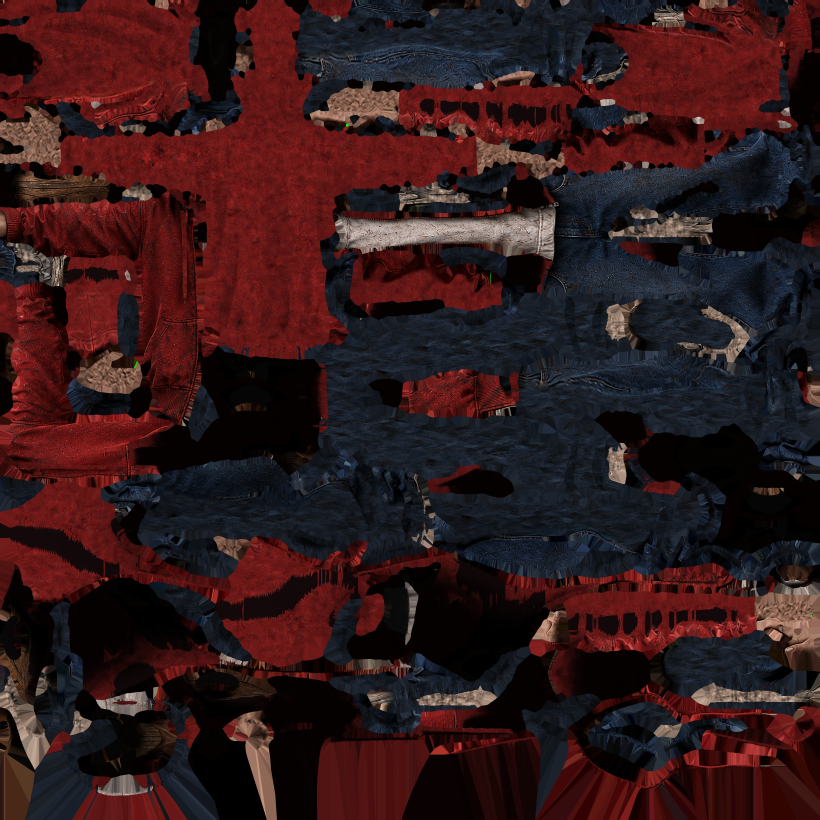
#> input picture Assets/Models/Enemy/RedHoodedHollow_BaseColor.jpg, 4096 x 4096 px (shown at 1/5 size); its folder holds only this picture in this run
$ python report.py ../../Assets/Models/Enemy/RedHoodedHollow_BaseColor.jpg ../../Assets/Resources/UI/crouch.png ../../Assets/Resources/UI/damage_arc.png
#> lines starting #> are read from the running program, lines starting #| are printed output that depends on the picture
#!/usr/bin/env python3
"""Reads the Unity project AssetRipper exported from Granny 4 End Game and writes what the remake needs.

    python3 report.py <exported unity project> <work dir> <out dir>

<out>/report.md               overview: game, APK, Unity version, scenes, lights, scripts, materials, textures
<out>/scenes/<scene>.json     every object of each scene: world position, rotation, scale, mesh, materials,
                              components, script fields (to rebuild the same layout and gameplay)
<out>/materials.json          material -> shader, textures, colour
<out>/textures/*.jpg          contact sheets of the textures (to see the style and pick real replacements)
<out>/code/                   the game's own scripts as AssetRipper exported them
<out>/main_scene.txt          name of the scene with the house (for the Blender renders)
"""
import collections
import glob
import json
import math
import os
import re
import shutil
import sys

import yaml
from PIL import Image, ImageDraw, ImageFont

sys.path.insert(0, os.path.join(os.path.dirname(os.path.abspath(__file__)), "..", "common"))
from unity_ids import dll_classes_from_rea  # noqa: E402

Loader = getattr(yaml, "CSafeLoader", yaml.SafeLoader)
HDR = re.compile(r"^--- !u!(\d+) &(-?\d+)( stripped)?[^\n]*$", re.M)
GUID = re.compile(r"guid: ([0-9a-fA-F]{32})")   # quoted before parsing: YAML would read some guids as numbers
BUILTIN_MESH = {10202: "Cube", 10206: "Cylinder", 10207: "Sphere", 10208: "Capsule", 10209: "Plane", 10210: "Quad"}
COMPONENT_NAMES = {
    20: "Camera", 23: "MeshRenderer", 33: "MeshFilter", 54: "Rigidbody", 64: "MeshCollider", 65: "BoxCollider",
    82: "AudioSource", 81: "AudioListener", 95: "Animator", 108: "Light", 111: "Animation", 114: "MonoBehaviour",
    120: "LineRenderer", 135: "SphereCollider", 136: "CapsuleCollider", 137: "SkinnedMeshRenderer",
    143: "CharacterController", 146: "WheelCollider", 153: "ConfigurableJoint", 195: "NavMeshAgent",
    198: "ParticleSystem", 199: "ParticleSystemRenderer", 205: "LODGroup", 208: "NavMeshObstacle",
    212: "SpriteRenderer", 215: "ReflectionProbe", 220: "LightProbeGroup", 222: "CanvasRenderer", 223: "Canvas",
    225: "CanvasGroup", 59: "HingeJoint", 4: "Transform", 224: "RectTransform", 58: "CircleCollider2D",
    61: "BoxCollider2D", 50: "Rigidbody2D", 102: "TextMesh", 96: "TrailRenderer", 192: "OcclusionArea",
    1183024399: "LookAtConstraint", 331: "SpriteMask", 1660057539: "SortingGroup", 210: "SortingGroup",
}
MAX_FIELD_ITEMS = 12
# Unity UI fields worth keeping: texts, images, button/toggle/slider events (the game methods they call)
UI_FIELDS = {"m_text", "m_Text", "m_OnClick", "m_OnValueChanged", "m_Sprite", "m_Color", "m_fontSize", "m_FontData",
             "m_Value", "m_MinValue", "m_MaxValue", "m_IsOn", "m_Interactable", "m_fontAsset", "m_Options",
             "m_PersistentCalls", "m_Calls"}


def log(*a):
    print("[report]", *a, flush=True)


def read_text(path):
    with open(path, encoding="utf-8", errors="replace") as f:
        return f.read()


# [21 lines left out: functions unity_docs, first_doc, not called in this run]


def guid_map(root):
    out = {}
    for dp, _dn, fn in os.walk(os.path.join(root, "Assets")):
        for f in fn:
            if not f.endswith(".meta"):
                continue
            p = os.path.join(dp, f)
            try:
                with open(p, encoding="utf-8", errors="replace") as fh:
                    for line in fh:
                        if line.startswith("guid:"):
                            out[line.split(":", 1)[1].strip()] = os.path.relpath(p[:-5], root)
                            break
            except OSError:
                pass
    return out


# [40 lines left out: functions ref_of, vec, q_mul, q_rot, q_euler, not called in this run]


def r3(v):
    return [round(a, 3) for a in v]


# [18 lines left out: function simple, not called in this run]


class Project:
    def __init__(self, root, dll_classes=None):
        self.root = root
        self.guids = guid_map(root)
        self.mat_cache = {}
        self.dll_classes = dll_classes or {}

    def path_of(self, guid):
        return self.guids.get(guid or "")

    # [209 lines left out: functions name_of, material, script_name, parse_scene, not called in this run]


def build_scenes(root):
    path = os.path.join(root, "ProjectSettings", "EditorBuildSettings.asset")
    out = []
    if os.path.exists(path):
        doc = first_doc(path)
        for s in (doc[4].get("m_Scenes") or []) if doc else []:
            out.append({"path": s.get("path"), "enabled": bool(s.get("enabled", 1))})
    return out


def player_settings(root):
    path = os.path.join(root, "ProjectSettings", "ProjectSettings.asset")
    if not os.path.exists(path):
        return {}
    doc = first_doc(path)
    b = doc[4] if doc else {}
    keys = ("productName", "companyName", "bundleVersion", "defaultScreenOrientation", "m_ActiveColorSpace",
            "AndroidMinSdkVersion", "AndroidTargetSdkVersion", "applicationIdentifier", "scriptingBackend",
            "m_StereoRenderingPath", "defaultScreenWidth", "defaultScreenHeight", "m_RenderingPath",
            "m_MobileRenderingPath", "graphicsJobs", "AndroidTargetArchitectures")
    return {k: b.get(k) for k in keys if k in b}


def contact_sheet(paths, title, out, cols=8, cell=160):
    if not paths:
        return
    try:
        font = ImageFont.load_default(size=13)
    except TypeError:
        font = ImageFont.load_default()
    rows = math.ceil(len(paths) / cols)
    sheet = Image.new("RGB", (cols * cell, rows * (cell + 30) + 34), (24, 24, 26))
    d = ImageDraw.Draw(sheet)
    d.text((8, 8), title, fill=(240, 240, 240), font=font)
    for i, (p, label) in enumerate(paths):
        x, y = (i % cols) * cell, 34 + (i // cols) * (cell + 30)
        try:
            im = Image.open(p)
            w, h = im.size
            im = im.convert("RGBA")
            im.thumbnail((cell - 8, cell - 8))
            bg = Image.new("RGBA", im.size, (90, 90, 96, 255))
            bg.alpha_composite(im)
            sheet.paste(bg.convert("RGB"), (x + 4 + (cell - 8 - im.size[0]) // 2, y + 4 + (cell - 8 - im.size[1]) // 2))
            d.text((x + 4, y + cell - 2), ("%s" % label)[:22], fill=(220, 220, 220), font=font)
            d.text((x + 4, y + cell + 12), "%dx%d" % (w, h), fill=(150, 150, 150), font=font)
        except Exception as e:  # noqa: BLE001
            d.text((x + 4, y + 60), "unreadable", fill=(255, 80, 80), font=font)
            log("thumbnail failed", p, e)
    sheet.save(out, quality=82)


def project_root(path):
    """AssetRipper writes the project into <out>/ExportedProject; accept either folder."""
    for cand in [path, os.path.join(path, "ExportedProject")] + sorted(glob.glob(os.path.join(path, "*"))):
        if os.path.isdir(os.path.join(cand, "Assets")) and os.path.isdir(os.path.join(cand, "ProjectSettings")):
            return cand
    return path


def main():
    root, work, outd = project_root(sys.argv[1]), sys.argv[2], sys.argv[3]
    log("project:", root)
    os.makedirs(os.path.join(outd, "scenes"), exist_ok=True)
    os.makedirs(os.path.join(outd, "textures"), exist_ok=True)
    dll_classes = {}
    rea_path = os.path.join(work, "rea_il2cpp.json")
    if os.path.exists(rea_path):
        try:
            with open(rea_path, encoding="utf-8") as f:
                dll_classes = dll_classes_from_rea(json.load(f))
            with open(os.path.join(outd, "dll_classes.json"), "w", encoding="utf-8") as f:
                json.dump({k: {str(i): c for i, c in v.items()} for k, v in dll_classes.items()
                           if not k.startswith(("mscorlib", "System", "Mono."))}, f, indent=0)
            log("script ids for %d assemblies" % len(dll_classes))
        except Exception as e:  # noqa: BLE001
            log("rea answer not usable:", e)
    proj = Project(root, dll_classes)
    log("assets with guids:", len(proj.guids))

    def jload(p):
        try:
            with open(p, encoding="utf-8") as f:
                return json.load(f)
        except Exception:  # noqa: BLE001
            return {}

    gj, apk = jload(os.path.join(work, "gamejolt.json")), jload(os.path.join(work, "apk_info.json"))
    version_txt = os.path.join(root, "ProjectSettings", "ProjectVersion.txt")
    unity_version = read_text(version_txt).strip() if os.path.exists(version_txt) else apk.get("unity_version")
    ps = player_settings(root)

    # inventory
    by_ext, size_by_ext = collections.Counter(), collections.Counter()
    for dp, _dn, fn in os.walk(os.path.join(root, "Assets")):
        for f in fn:
            if f.endswith(".meta"):
                continue
            ext = os.path.splitext(f)[1].lower() or "(none)"
            by_ext[ext] += 1
            size_by_ext[ext] += os.path.getsize(os.path.join(dp, f))

    order = build_scenes(root)
    scene_files = sorted(glob.glob(os.path.join(root, "Assets", "**", "*.unity"), recursive=True))
    scenes = []
    for sf in scene_files:
        rel = os.path.relpath(sf, root)
        try:
            objects, rs, lights = parse_scene(proj, sf)
        except Exception as e:  # noqa: BLE001
            log("scene failed", rel, e)
            continue
        name = os.path.splitext(os.path.basename(sf))[0]
        meshes = [o for o in objects if o.get("mesh")]
        safe = re.sub(r"[^A-Za-z0-9_.-]+", "_", name)
        with open(os.path.join(outd, "scenes", safe + ".json"), "w", encoding="utf-8") as f:
            json.dump({"scene": rel, "render_settings": rs, "objects": objects}, f, indent=0, separators=(",", ":"))
        idx = next((i for i, s in enumerate(order) if s.get("path") == rel), None)
        scenes.append({"name": name, "file": rel, "safe": safe, "build_index": idx, "objects": len(objects),
                       "meshes": len(meshes), "lights": lights, "render": rs, "data": objects})
        log("scene %s: %d objects, %d meshes, %d lights" % (name, len(objects), len(meshes), len(lights)))

    main_scene = max(scenes, key=lambda s: s["meshes"], default=None)
    if main_scene:
        with open(os.path.join(outd, "main_scene.txt"), "w") as f:
            f.write(main_scene["name"] + "\n")

    # materials used by the scenes, with their textures
    mat_use = collections.Counter()
    for s in scenes:
        for o in s["data"]:
            for m in o.get("materials") or []:
                if m:
                    mat_use[m] += 1
    mats = [m for m in proj.mat_cache.values()]
    with open(os.path.join(outd, "materials.json"), "w", encoding="utf-8") as f:
        json.dump(sorted(mats, key=lambda m: -mat_use.get(m["name"], 0)), f, indent=1)

    # textures: the ones on materials (by use), then the rest (menus, sprites, UI)
    tex_use = collections.Counter()
    for m in mats:
        for t in (m.get("textures") or {}).values():
            if isinstance(t.get("texture"), str) and not re.fullmatch(r"[0-9a-f]{32}", t["texture"]):
                tex_use[t["texture"]] += mat_use.get(m["name"], 0) or 1
    images = [p for p in glob.glob(os.path.join(root, "Assets", "**", "*"), recursive=True)
              if p.lower().endswith((".png", ".jpg", ".jpeg", ".tga", ".exr"))]
    rel_images = {os.path.relpath(p, root): p for p in images}
    used = [(rel_images[t], os.path.splitext(os.path.basename(t))[0]) for t, _ in tex_use.most_common() if t in rel_images]
    used_set = {p for p, _ in used}
    rest = sorted((p for p in images if p not in used_set), key=lambda p: -os.path.getsize(p))
    sheets = []
    for i in range(0, min(len(used), 192), 48):
        out = os.path.join(outd, "textures", "materials_%d.jpg" % (i // 48 + 1))
        contact_sheet(used[i:i + 48], "Textures on the game's materials (most used first) %d-%d" % (i + 1, min(i + 48, len(used))), out)
        sheets.append(out)
    for i in range(0, min(len(rest), 96), 48):
        out = os.path.join(outd, "textures", "other_%d.jpg" % (i // 48 + 1))
        contact_sheet([(p, os.path.splitext(os.path.basename(p))[0]) for p in rest[i:i + 48]],
                      "Other images (menus, UI, sprites), biggest first %d-%d" % (i + 1, min(i + 48, len(rest))), out)
#> in contact_sheet, im is the input picture: PIL image 4096x4096 RGB; mean R, G, B 50.9, 25, 26.6
#> in contact_sheet, `im.thumbnail((cell - 8, cell - 8))`:
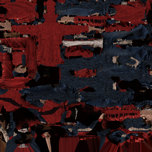
#> im: PIL image 152x152 RGBA; mean R, G, B, A 50.9, 25.1, 26.7, 255
#> in contact_sheet, `bg = Image.new("RGBA", im.size, (90, 90, 96, 255))`:
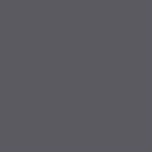
#> bg: PIL image 152x152 RGBA; mean R, G, B, A 90, 90, 96, 255
#> (the rest of the program and of its run is left out)
